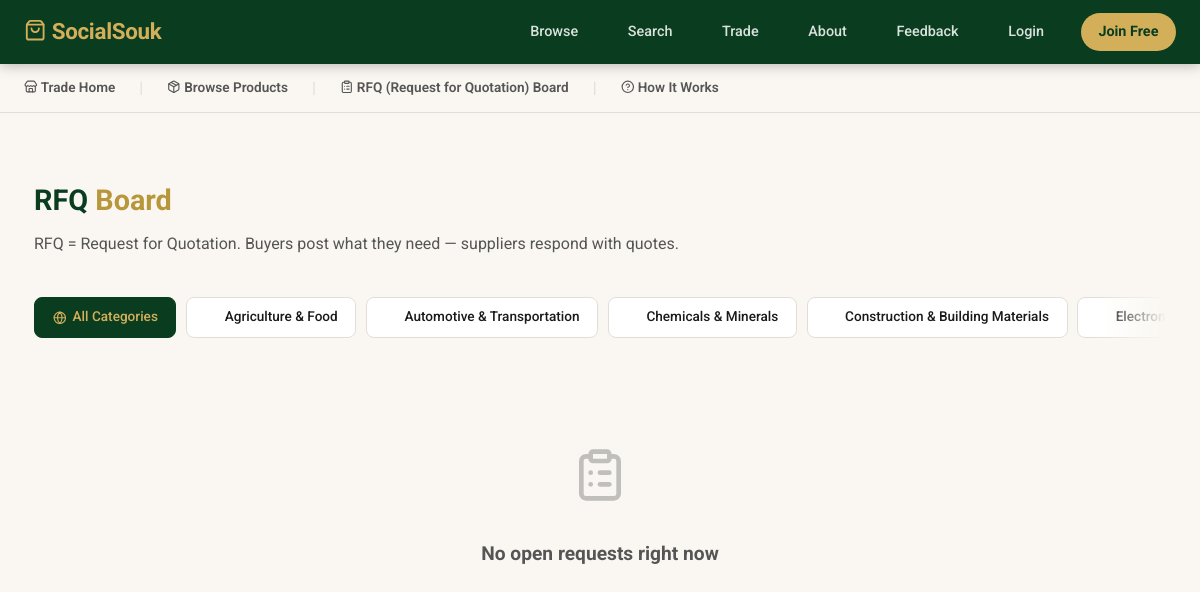
The app's page /rfq-board.php, older data.
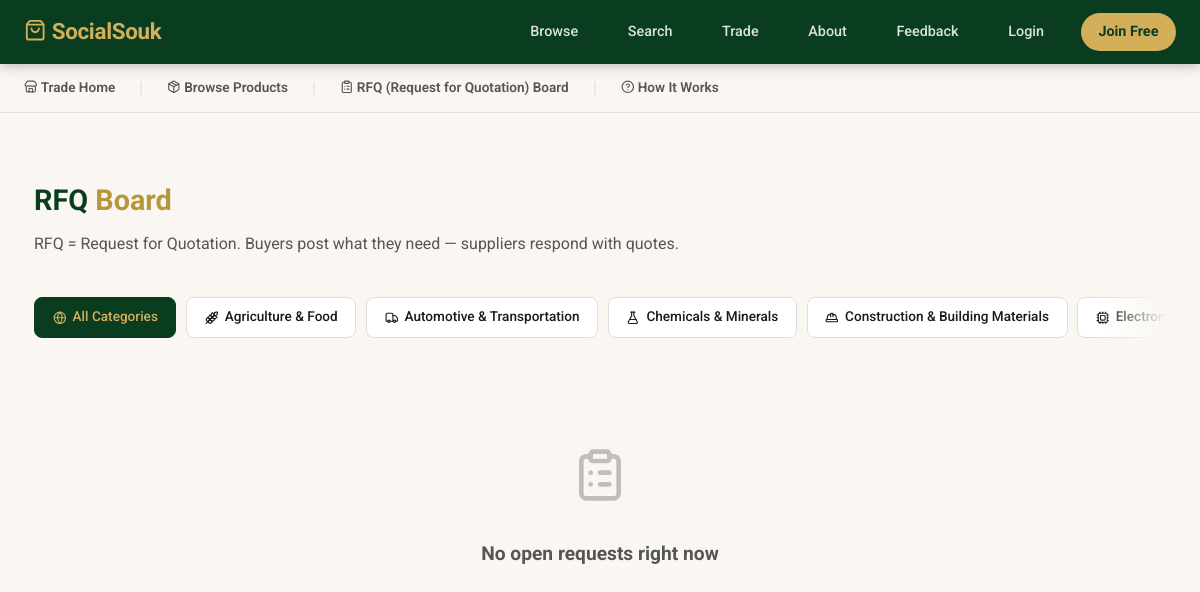
The same page, newer data.
### tables this page shows
CREATE TABLE IF NOT EXISTS b2b_categories (
    id   INT UNSIGNED AUTO_INCREMENT PRIMARY KEY,
    name VARCHAR(150) NOT NULL,
    slug VARCHAR(150) NOT NULL UNIQUE,
    icon VARCHAR(30)
);

### rfq-board.php (the view, shortened to what this page needs)
<?php
require_once __DIR__ . '/db.php';
$user = auth();
$categoryId = (int) ($_GET['category'] ?? 0);
$categories = $pdo->query('SELECT * FROM b2b_categories ORDER BY name')->fetchAll();
$sql = "SELECT r.*, u.name AS buyer_name, cat.name AS cat_name, cat.icon AS cat_icon,
               (SELECT COUNT(*) FROM rfq_quotes q WHERE q.rfq_id = r.id) AS quote_count
        FROM rfqs r
        JOIN users u ON u.id = r.buyer_id
        LEFT JOIN b2b_categories cat ON cat.id = r.category_id
        WHERE r.status = 'open'";
$params = [];
$sql .= ' ORDER BY r.created_at DESC';
$stmt = $pdo->prepare($sql);
$stmt->execute($params);
$rfqs = $stmt->fetchAll();
?>
<!DOCTYPE html>
<html lang="en">
<head>
<link rel="stylesheet" href="style.css">
</head>
<body>
<nav class="navbar">
    <a class="nav-brand" href="index.php"><i data-lucide="shopping-bag" class="lucide-icon"></i> <?= e(SITE_NAME) ?></a>
    <div class="nav-links">
        <a href="index.php">Browse</a>
        <a href="search.php">Search</a>
        <a href="trade.php">Trade</a>
        <?php if ($user): ?><a href="profile.php?id=<?= (int) $user['id'] ?>" class="nav-user"><i data-lucide="user" class="lucide-icon"></i> <?= e($user['name']) ?></a>
            <a href="create-listing.php">+ Sell Item</a>
            <a href="chat.php">Messages</a>
            <a href="dashboard.php">Dashboard</a>
            <?php if (!empty($user['is_admin'])): ?><a href="admin.php">Admin</a><?php endif; ?>
            <a href="about.php">About</a>
            <a href="feedback.php">Feedback</a>
            <a href="logout.php" class="nav-btn">Logout</a>
        <?php else: ?>
            <a href="about.php">About</a>
            <a href="feedback.php">Feedback</a>
            <a href="login.php">Login</a>
            <a href="register.php" class="nav-btn">Join Free</a>
        <?php endif; ?>
    </div>
</nav>
<div class="trade-subnav">
    <a href="trade.php"><i data-lucide="store" class="lucide-icon"></i> Trade Home</a><span class="sep">|</span>
    <a href="trade-products.php"><i data-lucide="package" class="lucide-icon"></i> Browse Products</a><span class="sep">|</span>
    <a href="rfq-board.php"><i data-lucide="clipboard-list" class="lucide-icon"></i> RFQ (Request for Quotation) Board</a><span class="sep">|</span>
    <a href="trade-how-it-works.php"><i data-lucide="circle-help" class="lucide-icon"></i> How It Works</a>
</div>
<div class="container section">
    <div style="display:flex;justify-content:space-between;align-items:center;flex-wrap:wrap;gap:1rem">
        <div>
            <h2 class="section-title">RFQ <span>Board</span></h2>
            <p class="section-sub">RFQ = Request for Quotation. Buyers post what they need — suppliers respond with quotes.</p>
        </div>
    </div>
    <div class="chip-row">
        <a href="rfq-board.php" class="cat-chip <?= !$categoryId ? 'active' : '' ?>"><i data-lucide="globe" class="lucide-icon"></i> All Categories</a>
        <?php foreach ($categories as $c): ?>
            <a href="?category=<?= (int) $c['id'] ?>" class="cat-chip <?= $categoryId === (int) $c['id'] ? 'active' : '' ?>"><?= catIcon($c['icon']) ?> <?= e($c['name']) ?></a>
        <?php endforeach; ?>
    </div>
    <?php if (!$rfqs): ?>
        <div class="empty-state"><div class="icon"><i data-lucide="clipboard-list" class="lucide-icon"></i></div><h3>No open requests right now</h3></div>
    <?php endif; ?>
</div>
</body>
</html>

### db.php (shortened to what this page needs)
<?php
function e(string $s): string {
    return htmlspecialchars($s, ENT_QUOTES, 'UTF-8');
}
function auth(): ?array {
    if (!isset($_SESSION['user'])) {
        return null;
    }
    return $_SESSION['user'];
}
function catIcon(?string $iconName): string {
    return '<i data-lucide="' . e($iconName ?: 'package') . '" class="lucide-icon"></i>';
}

Row changes from the older to the newer data that the page shows:
changed b2b_categories "Agriculture & Food": icon "🌾" → "wheat" (drawn)
changed b2b_categories "Automotive & Transportation": icon "🚗" → "truck" (drawn)
changed b2b_categories "Chemicals & Minerals": icon "🧪" → "flask-conical" (drawn)
changed b2b_categories "Construction & Building Materials": icon "🏗️" → "hard-hat" (drawn)
changed b2b_categories "Electronics & Electrical": icon "🔌" → "cpu" (drawn)
